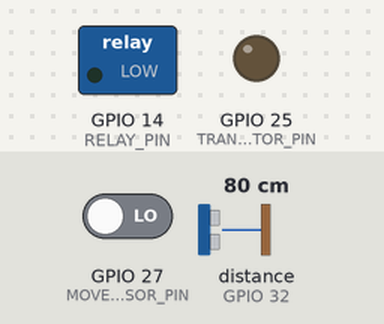
Simulated run of this program. Board: ESP32. Shown: switched loads named in the program (green lamp = pin HIGH), output pins drawn as LEDs (lit = HIGH). Wiring (inferred from the names in the program): ultrasonic range finder: trigger GPIO 33; echo GPIO 32. The inputs (shaded band) are chosen by the test bench; at power-on: GPIO 27 (MOVEMENT_SENSOR_PIN) LOW, distance to the obstacle (sensor on GPIO 32) 80 cm. The echo pulse lasts 58.3 µs per cm; WiFi joins after 1.5 s; servers stay silent unless stated; no MQTT or app messages arrive unless stated; not simulated (calls return 0 or success): secrets.h; pins used as bus, display or sensor lines are not drawn; what the program prints to the serial monitor is not drawn.

Above: at 3.2 s.
3.3 s: GPIO 27 (MOVEMENT_SENSOR_PIN) driven HIGH
At 4.4 s:
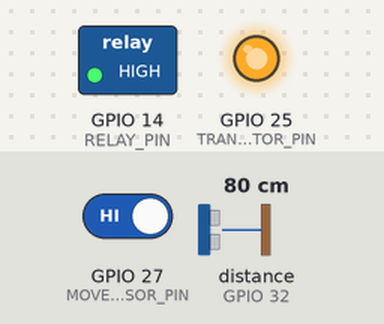
5.6 s: distance to the obstacle (sensor on GPIO 32) set to 12 cm
7.1 s: distance to the obstacle (sensor on GPIO 32) set to 9 cm
At 8.0 s:
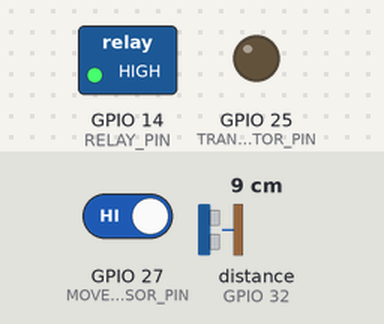
8.6 s: distance to the obstacle (sensor on GPIO 32) set to 18 cm
At 11.9 s:
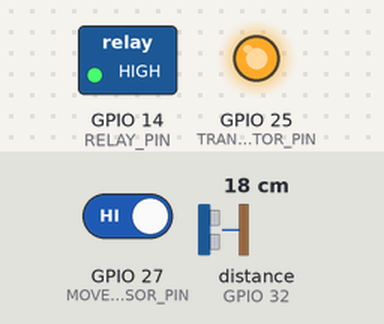
Timing chart, 0 to 12.6 s (numbered marks = the images above; inputs shaded):
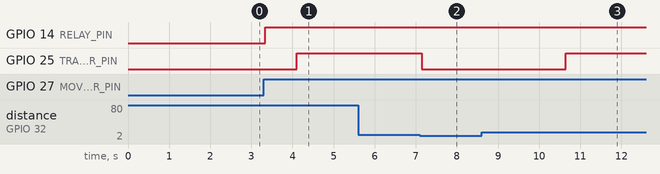

Measured:
- the behaviour switches between 11 and 10 cm on distance to the obstacle (sensor on GPIO 32) (found by bisection; images 1 and 2)
- after the input at 3.3 s, GPIO 14 (RELAY_PIN): LOW → HIGH at once
- after the input at 5.6 s, every drawn part: stays the same
- after the input at 7.1 s, GPIO 25 (TRANSISTOR_PIN): HIGH → LOW after 0.05 s
- after the input at 8.6 s, GPIO 25 (TRANSISTOR_PIN): LOW → HIGH after 2.0 s

The program:

main.cpp
```cpp
#include <HardwareSerial.h>
#include "networking.h"
#include "doorfeature.h"
#include "movementfeature.h"

void setup() { // Run setup function of all features
    Serial.begin(115200);
    setupNetworking();
    setupDoorFeature();
    setupMovementFeature();
}

void loop() { // Run loop function of all features
    networkingLoop();
    doorFeatureLoop();
    movementFeatureLoop();
}
```

doorfeature.cpp
```cpp
#include <Arduino.h>
#include "networking.h"

using namespace std;

// CONSTANTS
constexpr unsigned int TRIG_PIN = 33;
constexpr unsigned int ECHO_PIN = 32;
constexpr unsigned int TRANSISTOR_PIN = 25;
constexpr unsigned int DISTANCE_DOOR = 10; // Distance from the sensor to the door when door is shut
constexpr long BUZZ_DELAY = 2000; // Start buzzing after the door is opened for more than x milliseconds
constexpr int INTERVAL = 50; // In milliseconds

// VARIABLES
static unsigned long previousMillis = 0;
bool turnOffBuzzer = false; // True if the buzzer was on but now needs to be turned off
long doorOpenTimeStamp = 0;
bool doorCurrentlyOpen = false;
static bool started = false;

void resumeDoorMsAgo(const unsigned long msAgo) {
    if (started) { // There's no need to resume anymore
        return;
    }

    doorOpenTimeStamp = -msAgo;
    if (msAgo > BUZZ_DELAY && doorCurrentlyOpen) {
        digitalWrite(TRANSISTOR_PIN, HIGH);
        turnOffBuzzer = true;
    } // Else is not needed, buzzer does not turn on when ESP turns on
}

void resumeDoorState(const int state) {
    if (started) { // There's no need to resume anymore
        return;
    }

    doorCurrentlyOpen = state;
    if (doorCurrentlyOpen && doorOpenTimeStamp + BUZZ_DELAY < static_cast<long>(millis())) {
        digitalWrite(TRANSISTOR_PIN, HIGH);
        turnOffBuzzer = true;
    } // Else is not needed, buzzer does not turn on when ESP turns on
}


void setupDoorFeature() {
    pinMode(TRIG_PIN, OUTPUT); // Set pin modes to in/output
    pinMode(ECHO_PIN, INPUT);
    pinMode(TRANSISTOR_PIN, OUTPUT);
}

void doorFeatureLoop() {
    if (previousMillis + INTERVAL > millis())
        return; // If less time than 'INTERVAL' has passed, return to ensure we dont run too often

    digitalWrite(TRIG_PIN, LOW); // Send out an ultrasonic pulse
    delayMicroseconds(2);
    digitalWrite(TRIG_PIN, HIGH);
    delayMicroseconds(10);
    digitalWrite(TRIG_PIN, LOW);

    const unsigned long duration = pulseIn(ECHO_PIN, HIGH); // Listen for ultrasonic pulse
    const unsigned long distance = duration/29/2; // Calcul

    if (duration == 0) {
        // Sensor did not receive pulse
        doorCurrentlyOpen = false;
    } else {
        // Sensor did receive pulse
        if (distance > DISTANCE_DOOR) { // Door is definitely opened
            if (!doorCurrentlyOpen) { // Door was not yet opened before this loop
                doorOpenTimeStamp = millis(); // Set timestamp to time when the open door was first discovered
                doorCurrentlyOpen = true;

                publishData("jelmerdejong/doorOpenMsAgo", "0", 1);
                    // Publish the data
                publishData("jelmerdejong/doorCurrentlyOpen", "1", 1);

                return; // Return, we dont need to check if door has been open long enough, it hasn't
            }

            if (doorOpenTimeStamp + BUZZ_DELAY < millis() && doorCurrentlyOpen) {
                // Door has been opened for more than BUZZ_DELAY milliseconds, turn on the buzzer
                digitalWrite(TRANSISTOR_PIN, HIGH);
                turnOffBuzzer = true;

                const unsigned long msAgo = millis()-doorOpenTimeStamp; // Calculate how long the door has been open for
                const char* msAgoStr = to_string(msAgo).c_str(); // Convert number to text

                publishData("jelmerdejong/doorOpenMsAgo", msAgoStr, strlen(msAgoStr));

            }
        } else { // Door is definitely shut
            doorCurrentlyOpen = false;

            started = true;

            if (turnOffBuzzer) { // If buzzer is still on, turn it off
                digitalWrite(TRANSISTOR_PIN, LOW);
                turnOffBuzzer = false;
                publishData("jelmerdejong/doorCurrentlyOpen", "0", 1);
            }
        }
    }

    previousMillis = millis();
}
```

doorfeature.h
```cpp
#ifndef DOORFEATURE_H
#define DOORFEATURE_H

void resumeDoorMsAgo(unsigned long msAgo);
void resumeDoorState(int state);
void setupDoorFeature();
void doorFeatureLoop();

#endif //DOORFEATURE_H
```

movementfeature.cpp
```cpp
#include <Arduino.h>
#include "networking.h"

#define MOVEMENT_SENSOR_PIN 27
#define RELAY_PIN 14

using namespace std;

// CONSTANTS

constexpr int TIMEOUT = 60000 ; // Light will stay on x milliseconds after movement stops
constexpr int INTERVAL = 50; // In milliseconds


// VARIABLES

unsigned long lastMotionAt = 0; // Timestamp of last motion detected
bool relayOn = false; // State of the relay
static unsigned long previousMillis = 0;


void resumeMotionMsAgo(const unsigned long msAgo) {
    if (msAgo < TIMEOUT) {
        digitalWrite(RELAY_PIN, HIGH); // Turn on relay
        relayOn = true; // Save relay state
    } // Else is not needed, relay does not turn on when ESP turns on
}

void setupMovementFeature() {
    pinMode(MOVEMENT_SENSOR_PIN, INPUT); // Set pin modes to in/output
    pinMode(RELAY_PIN, OUTPUT);
}

void movementFeatureLoop() {
    if (previousMillis + INTERVAL > millis())
        return; // If less time than 'INTERVAL' has passed, return to ensure we dont run too often

    const int pinStateCurrent = digitalRead(MOVEMENT_SENSOR_PIN); // Get pin reading

    if (pinStateCurrent == HIGH) { // If movement was detected
        lastMotionAt = millis(); // Set timestamp to time when last motion was detected
        publishData("jelmerdejong/lastMotionMsAgo", "0", 1); // Set lastMotionMsAgo to 0
        digitalWrite(RELAY_PIN, HIGH); // Turn on relay
        relayOn = true; // Save relay state
    } else if (pinStateCurrent == LOW && lastMotionAt + TIMEOUT < millis() && relayOn) { // If movement was not detected and the relay is still on and should be turned off
        const unsigned long msAgo = millis()-lastMotionAt; // Calculate time since last movement
        const char* msAgoStr = to_string(msAgo).c_str(); // Convert number to text

        publishData("jelmerdejong/lastMotionMsAgo", msAgoStr, strlen(msAgoStr)); // Set lastMotionMsAgo to msAgo
        digitalWrite(RELAY_PIN, LOW); // Turn off relay
        relayOn = false; // Save relay state
    }

    previousMillis = millis();
}
```

movementfeature.h
```cpp
#ifndef MOVEMENTFEATURE_H
#define MOVEMENTFEATURE_H

void resumeMotionMsAgo(unsigned long msAgo);
void setupMovementFeature();
void movementFeatureLoop();

#endif //MOVEMENTFEATURE_H
```

networking.cpp
```cpp
#include <PubSubClient.h>
#include <WiFi.h>
#include "doorfeature.h"
#include "secrets.h"
#include "movementfeature.h"

using namespace std;

// CONSTANTS

const char* MQTT_CLIENT_NAME = "jelmerdejong";
const char* SUBSCRIPTIONS[] = {"jelmerdejong/doorOpenMsAgo", "jelmerdejong/doorCurrentlyOpen", "jelmerdejong/lastMotionMsAgo"};

// VARIABLES

WiFiClient wifiClient; // Initialize the wifi client
PubSubClient mqttClient(wifiClient); // Initialize the mqtt client with the wifi client


void connectMqttClient() {
    Serial.println("Connecting to the mqtt server");
    while (!mqttClient.connect(MQTT_CLIENT_NAME)) { // While not connected, keep trying to connect
        Serial.println("Cannot connect to the mqtt server, state=" + mqttClient.state());
        delay(1000);
    }
    Serial.println("Connected to the mqtt server");
}

void messageCallback(const char* topic, const byte* payload, const unsigned int length) { // Incoming message callback
    char* newPayload = static_cast<char*>(malloc(length + 1)); // Allocate new char array
    strncpy(newPayload, reinterpret_cast<const char*>(payload), length); // Copy payload into the new array
    newPayload[length] = '\0'; // Needed because payload does not yet contain the null character


    // See which topic the received message belongs to and run the correct function
    if (strcmp(topic, "jelmerdejong/doorOpenMsAgo") == 0) {
        resumeDoorMsAgo(stoi(newPayload));
    }

    if (strcmp(topic, "jelmerdejong/doorCurrentlyOpen") == 0) {
        resumeDoorState(stoi(newPayload));
    }

    if (strcmp(topic, "jelmerdejong/lastMotionMsAgo") == 0) {
        resumeMotionMsAgo(stoi(newPayload));
    }

    free(newPayload); // Free allocated memory
};

void setupNetworking() { // Used to connect to the wifi network and mqtt server
    WiFi.begin(WIFI_SSID, WIFI_PASSWORD); // Connect to the wifi network
    while (WiFi.status() != WL_CONNECTED) { // While not connected, keep trying to connect
        delay(1000);
        Serial.println("Cannot connect to the wifi network");
    }

    Serial.println("Connected to the wifi network");


    mqttClient.setServer(MQTT_SERVER_IP, 1883); // Now set the mqtt server ip address and port
    mqttClient.setCallback(messageCallback); // Set incoming message callback

    connectMqttClient(); // Try to connect

    for (const char * subscription : SUBSCRIPTIONS) { // Subscribe to all topics in 'SUBSCRIPTIONS'
        mqttClient.subscribe(subscription);
    }
}

void publishData(const char* topic, const char* data, const unsigned int dataLength) {
    if (!mqttClient.connected()) // If not connected anymore, first try to reconnect before publishing
        connectMqttClient();

    mqttClient.beginPublish(topic, dataLength, true); // Begin publishing
    mqttClient.print(data); // Send this data
    mqttClient.endPublish(); // Send the message
}

void networkingLoop() {
    if (!mqttClient.loop()) // Get incoming messages, and if not connected, reconnect
        connectMqttClient();
}
```

networking.h
```cpp
#ifndef NETWORKING_H
#define NETWORKING_H

void setupNetworking();
void publishData(const char* topic, const char* data, unsigned int dataLength);
void networkingLoop();

#endif
```
